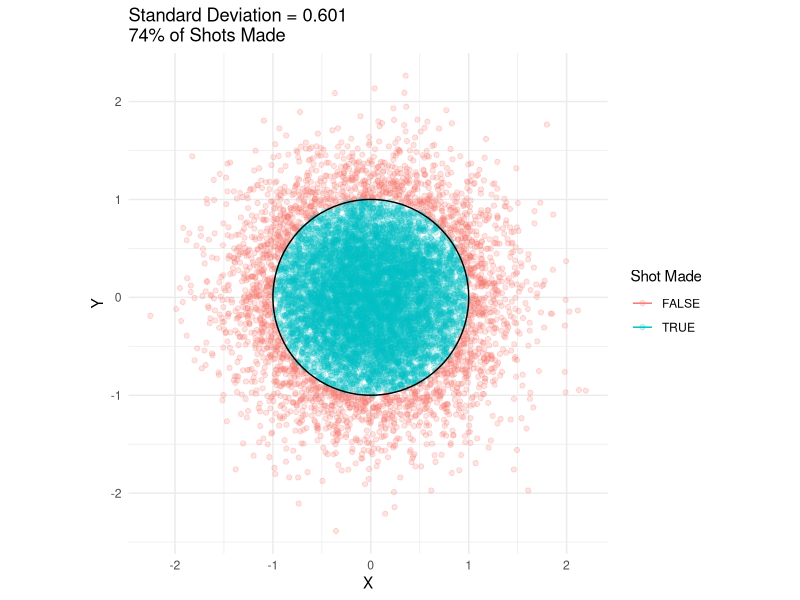
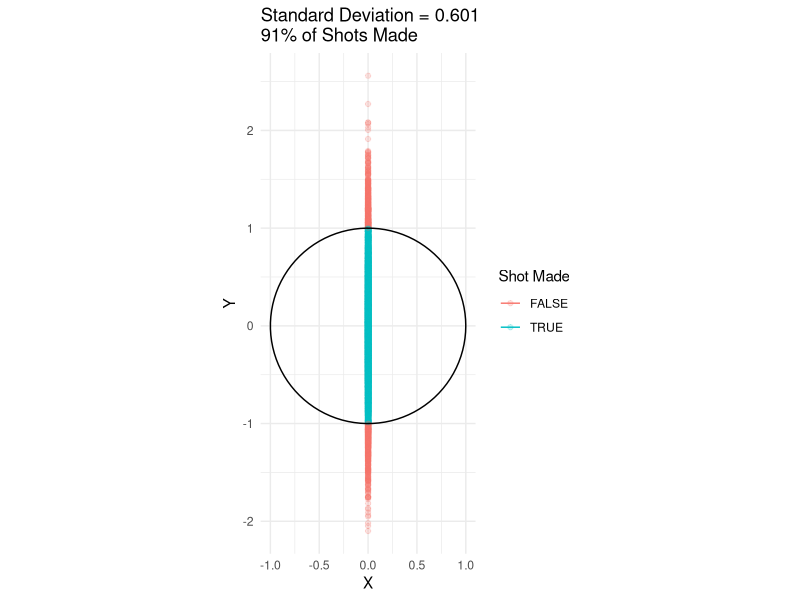

Write R code to recreate these figures, in order.
require(dplyr)
require(magrittr)
require(ggplot2)

rm(list = ls())

set.seed(11091987)

# number of trials
n_trial <- 10000

# function to determine if shot is inside rim
shot_made <- function(shots, radius = 1, center_x = 0, center_y = 0){
  (shots[,1] - center_x)^2 + (shots[,2] - center_y)^2 < radius^2
}

# function to find probability of making free throw based on
# random normal distributions with mean = 0 and varying sd
shot_prob <- function(sd_val, n_trial = 100){
  shots <- cbind(rnorm(n_trial, mean = 0, sd = sd_val),
                 rnorm(n_trial, mean = 0, sd = sd_val))
  sum(shot_made(shots)) / n_trial
}

# function to draw circle in ggplot
circleFun <- function(center = c(0, 0), radius = 1, npoints = 100){
  tt <- seq(0, 2*pi, length.out = npoints)
  xx <- center[1] + radius * cos(tt)
  yy <- center[2] + radius * sin(tt)
  return(data_frame(x = xx, y = yy))
}

# function to generate shot plot
shot_plot <- function(sd = 1, n_trial = 100, granny = FALSE){
  if(granny == TRUE){
    dat <- data_frame(x = 0,
                      y = rnorm(n_trial, mean = 0, sd = sd),
                      made = shot_made(cbind(x, y)))
  } else {
    dat <- data_frame(x = rnorm(n_trial, mean = 0, sd = sd),
               y = rnorm(n_trial, mean = 0, sd = sd),
               made = shot_made(cbind(x, y)))
  }
  
  pct_made <- round(sum(dat$made) / n_trial * 100)
   
  ggplot(dat, aes(x, y, color = made)) +
    geom_point(alpha = .2) +
    geom_path(data = circleFun(), aes(x, y, color = NULL)) +
    coord_equal() +
    labs(title = paste0("Standard Deviation = ", round(sd, digits = 3), "\n",
                       pct_made, "% of Shots Made"),
         x = "X",
         y = "Y",
         color = "Shot Made") +
    theme_minimal()
}

# shot attempts - need to know what sd equals 75% probability of making free throw
## sd values to test
sd_vals <- seq(0, 1, by = .001)

shot_probs <- lapply(sd_vals, shot_prob, n_trial = n_trial) %>%
  unlist %>%
  data_frame(sd = sd_vals,
             prob = .) %>%
  # sort so that the sd closest to 75% probability is first row
  arrange(abs(.75 - prob))

# given sd, calculate probability of successful shot if no error on x-axis
shots <- cbind(0, rnorm(n_trial, mean = 0, sd = shot_probs$sd[1]))
sum(shot_made(shots)) / n_trial

# improvement over NBA average
sum(shot_made(shots)) / n_trial - shot_probs$prob[1]

# plot NBA average
shot_plot(sd = shot_probs$sd[1], n_trial = n_trial)

# plot granny shots
shot_plot(sd = shot_probs$sd[1], n_trial = n_trial, granny = TRUE)





